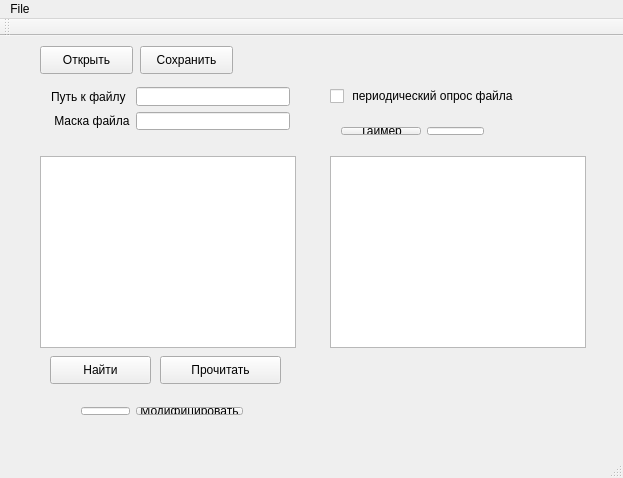
<?xml version="1.0" encoding="UTF-8"?>
<ui version="4.0">
 <class>QtGuiTestProjectClass</class>
 <widget class="QMainWindow" name="QtGuiTestProjectClass">
  <property name="geometry">
   <rect>
    <x>0</x>
    <y>0</y>
    <width>623</width>
    <height>478</height>
   </rect>
  </property>
  <property name="windowTitle">
   <string>QtGuiTestProject</string>
  </property>
  <widget class="QWidget" name="centralWidget">
   <widget class="QListWidget" name="listWidget">
    <property name="geometry">
     <rect>
      <x>40</x>
      <y>120</y>
      <width>256</width>
      <height>192</height>
     </rect>
    </property>
   </widget>
   <widget class="QWidget" name="layoutWidget">
    <property name="geometry">
     <rect>
      <x>40</x>
      <y>40</y>
      <width>261</width>
      <height>65</height>
     </rect>
    </property>
    <layout class="QGridLayout" name="gridLayout">
     <item row="0" column="0">
      <widget class="QLabel" name="label">
       <property name="text">
        <string>Путь к файлу</string>
       </property>
      </widget>
     </item>
     <item row="0" column="1" colspan="2">
      <widget class="QLineEdit" name="lineEdit_path"/>
     </item>
     <item row="1" column="1" colspan="2">
      <widget class="QLineEdit" name="lineEdit_mask"/>
     </item>
     <item row="1" column="0">
      <widget class="QLabel" name="label_2">
       <property name="text">
        <string> Маска файла</string>
       </property>
      </widget>
     </item>
    </layout>
   </widget>
   <widget class="QPushButton" name="pushButton_find">
    <property name="geometry">
     <rect>
      <x>50</x>
      <y>320</y>
      <width>101</width>
      <height>28</height>
     </rect>
    </property>
    <property name="text">
     <string>Найти</string>
    </property>
   </widget>
   <widget class="QListView" name="listView">
    <property name="geometry">
     <rect>
      <x>330</x>
      <y>120</y>
      <width>256</width>
      <height>192</height>
     </rect>
    </property>
   </widget>
   <widget class="QPushButton" name="pushButton_open_file">
    <property name="geometry">
     <rect>
      <x>40</x>
      <y>10</y>
      <width>93</width>
      <height>28</height>
     </rect>
    </property>
    <property name="text">
     <string>Открыть</string>
    </property>
   </widget>
   <widget class="QPushButton" name="pushButton_save">
    <property name="geometry">
     <rect>
      <x>140</x>
      <y>10</y>
      <width>93</width>
      <height>28</height>
     </rect>
    </property>
    <property name="text">
     <string>Сохранить</string>
    </property>
   </widget>
   <widget class="QPushButton" name="pushButton_read">
    <property name="geometry">
     <rect>
      <x>160</x>
      <y>320</y>
      <width>121</width>
      <height>28</height>
     </rect>
    </property>
    <property name="text">
     <string>Прочитать</string>
    </property>
   </widget>
   <widget class="QCheckBox" name="checkBox_2">
    <property name="geometry">
     <rect>
      <x>330</x>
      <y>50</y>
      <width>201</width>
      <height>20</height>
     </rect>
    </property>
    <property name="text">
     <string> периодический опрос файла</string>
    </property>
   </widget>
   <widget class="QWidget" name="layoutWidget">
    <property name="geometry">
     <rect>
      <x>330</x>
      <y>80</y>
      <width>165</width>
      <height>30</height>
     </rect>
    </property>
    <layout class="QGridLayout" name="gridLayout_2">
     <item row="0" column="1">
      <widget class="QLineEdit" name="lineEdit_timer"/>
     </item>
     <item row="0" column="0">
      <widget class="QPushButton" name="pushButton_timer">
       <property name="text">
        <string>Таймер</string>
       </property>
      </widget>
     </item>
    </layout>
   </widget>
   <widget class="QWidget" name="layoutWidget">
    <property name="geometry">
     <rect>
      <x>70</x>
      <y>360</y>
      <width>184</width>
      <height>30</height>
     </rect>
    </property>
    <layout class="QHBoxLayout" name="horizontalLayout">
     <item>
      <widget class="QLineEdit" name="lineEdit_modify"/>
     </item>
     <item>
      <widget class="QPushButton" name="pushButton_modify">
       <property name="text">
        <string>Модифицировать</string>
       </property>
      </widget>
     </item>
    </layout>
   </widget>
  </widget>
  <widget class="QMenuBar" name="menuBar">
   <property name="geometry">
    <rect>
     <x>0</x>
     <y>0</y>
     <width>623</width>
     <height>26</height>
    </rect>
   </property>
   <widget class="QMenu" name="menuFile">
    <property name="title">
     <string>File</string>
    </property>
    <addaction name="separator"/>
    <addaction name="separator"/>
   </widget>
   <addaction name="menuFile"/>
  </widget>
  <widget class="QToolBar" name="mainToolBar">
   <attribute name="toolBarArea">
    <enum>TopToolBarArea</enum>
   </attribute>
   <attribute name="toolBarBreak">
    <bool>false</bool>
   </attribute>
  </widget>
  <widget class="QStatusBar" name="statusBar"/>
 </widget>
 <layoutdefault spacing="6" margin="11"/>
 <resources>
  <include location="QtGuiTestProject.qrc"/>
 </resources>
 <connections/>
</ui>
